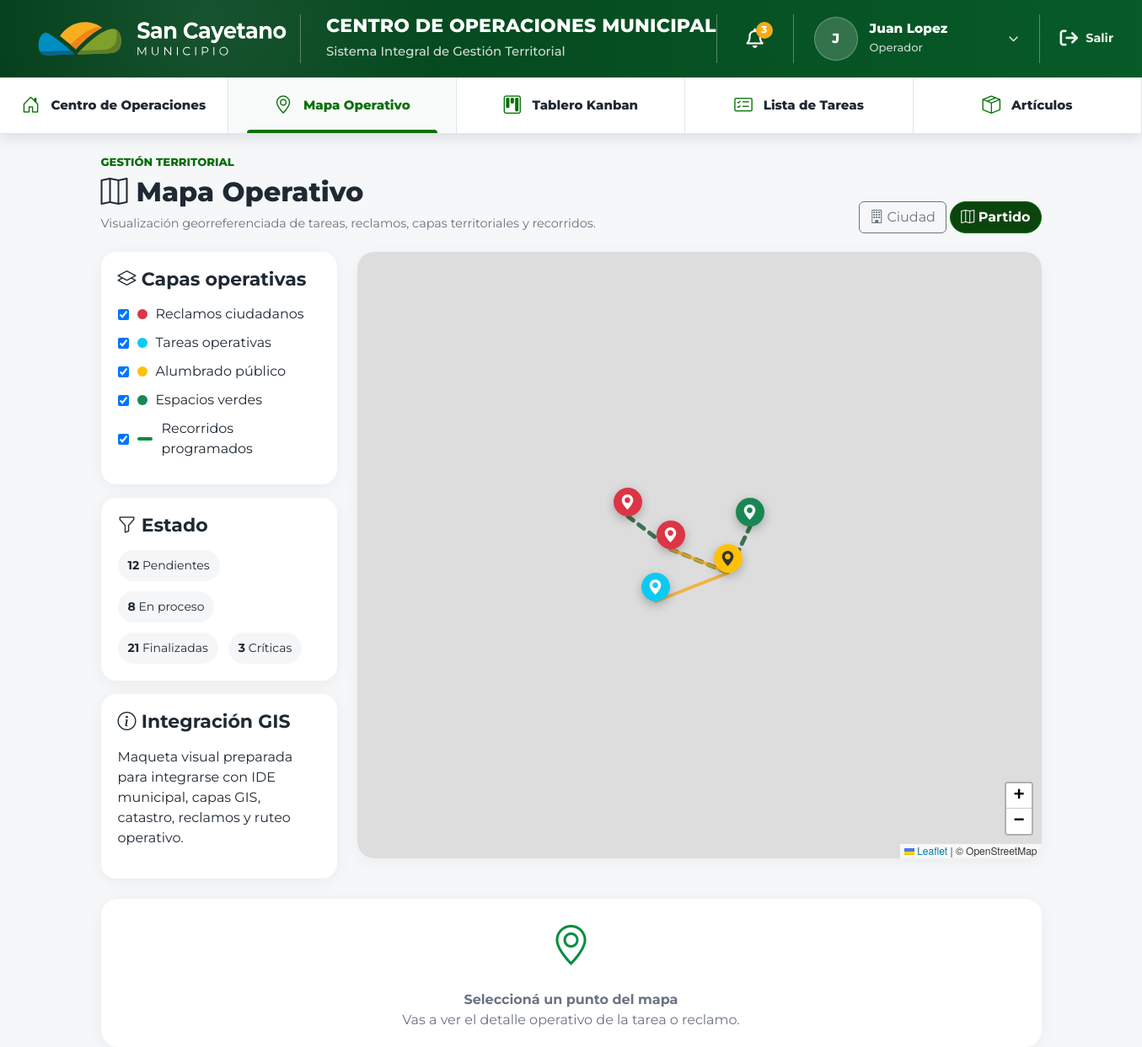
The page /mapa-operativo/ (signed in) on the database its author committed.
### accounts/models.py (models this page shows, shortened)
class User(AbstractUser):
    class Role(models.TextChoices):
        ADMINISTRADOR = 'ADMIN', 'Administrador'
        FUNCIONARIO = 'FUNC', 'Funcionario'
        OPERADOR = 'OPER', 'Operador'
    role = models.CharField(
        max_length=5,
        choices=Role.choices,
        default=Role.OPERADOR,
    )
    def is_administrador(self):
        return self.role == self.Role.ADMINISTRADOR

### dashboard/views.py (the view)
@login_required
def mapa_operativo(request):
    return render(request, "dashboard/mapa_operativo.html")

### templates/dashboard/mapa_operativo.html (shortened to what this page needs)
{% extends 'base.html' %}
{% block content %}
<section class="map-page">
    <div class="page-heading">
        <div>
            <p class="page-eyebrow">Gestión territorial</p>
            <h1 class="page-title">
                <i class="bi bi-map"></i>
                Mapa Operativo
            </h1>
            <p class="page-subtitle">
                Visualización georreferenciada de tareas, reclamos, capas territoriales y recorridos.
            </p>
        </div>
        <div class="map-heading-actions">
            <button type="button" class="btn btn-outline-secondary" id="btnCity">
                <i class="bi bi-building"></i> Ciudad
            </button>
            <button type="button" class="btn btn-primary" id="btnDistrict">
                <i class="bi bi-map"></i> Partido
            </button>
        </div>
    </div>
    <div class="map-layout">
        <aside class="map-sidebar">
            <div class="map-panel">
                <h2>
                    <i class="bi bi-layers"></i>
                    Capas operativas
                </h2>
                <label class="map-layer-check">
                    <input type="checkbox" checked data-layer="reclamos">
                    <span class="layer-dot layer-red"></span>
                    Reclamos ciudadanos
                </label>
                <label class="map-layer-check">
                    <input type="checkbox" checked data-layer="tareas">
                    <span class="layer-dot layer-blue"></span>
                    Tareas operativas
                </label>
                <label class="map-layer-check">
                    <input type="checkbox" checked data-layer="luminarias">
                    <span class="layer-dot layer-yellow"></span>
                    Alumbrado público
                </label>
                <label class="map-layer-check">
                    <input type="checkbox" checked data-layer="verdes">
                    <span class="layer-dot layer-green"></span>
                    Espacios verdes
                </label>
                <label class="map-layer-check">
                    <input type="checkbox" checked data-layer="recorridos">
                    <span class="layer-line"></span>
                    Recorridos programados
                </label>
            </div>
            <div class="map-panel">
                <h2>
                    <i class="bi bi-funnel"></i>
                    Estado
                </h2>
                <div class="map-status-list">
                    <span><strong>12</strong> Pendientes</span>
                    <span><strong>8</strong> En proceso</span>
                    <span><strong>21</strong> Finalizadas</span>
                    <span><strong>3</strong> Críticas</span>
                </div>
            </div>
            <div class="map-panel map-note">
                <h2>
                    <i class="bi bi-info-circle"></i>
                    Integración GIS
                </h2>
                <p>
                    Maqueta visual preparada para integrarse con IDE municipal, capas GIS,
                    catastro, reclamos y ruteo operativo.
                </p>
            </div>
        </aside>
        <div class="map-main-card">
            <div id="operationalMap"></div>
        </div>
        <aside class="map-detail-panel" id="mapDetailPanel">
            <div class="map-detail-empty">
                <i class="bi bi-geo-alt"></i>
                <strong>Seleccioná un punto del mapa</strong>
                <span>Vas a ver el detalle operativo de la tarea o reclamo.</span>
            </div>
        </aside>
    </div>
</section>
{% endblock %}
{% block extra_css %}
<link rel="stylesheet" href="https://unpkg.com/leaflet@1.9.4/dist/leaflet.css">
{% endblock %}

### templates/base.html (shortened to what this page needs)
{% load static %}
<!DOCTYPE html>
<html lang="es">
<head>
    <link href="https://cdn.jsdelivr.net/npm/bootstrap@5.3.0/dist/css/bootstrap.min.css" rel="stylesheet">
    <link rel="stylesheet" href="https://cdnjs.cloudflare.com/ajax/libs/font-awesome/6.4.0/css/all.min.css">
    <link rel="stylesheet" href="https://cdn.jsdelivr.net/npm/bootstrap-icons@1.11.3/font/bootstrap-icons.min.css">
    <link rel="stylesheet" href="{% static 'css/style.css' %}">
    {% block extra_css %}{% endblock %}
</head>
<body class="{% if user.is_authenticated %}authenticated{% endif %}">
{% if user.is_authenticated %}
<header class="municipal-header">
    <div class="municipal-topbar">
        <div class="container-fluid municipal-header-container">
            <a class="municipal-brand" href="{% url 'dashboard' %}">
                <img src="{% static 'img/logo-san-cayetano.svg' %}" alt="San Cayetano Municipio" class="municipal-logo">
            </a>
            <div class="municipal-title">
                <div class="municipal-title-main">Centro de Operaciones Municipal</div>
                <div class="municipal-title-sub">Sistema Integral de Gestión Territorial</div>
            </div>
            <div class="municipal-actions">
                <div class="header-action-group d-none d-md-flex">
                    <button class="notification-btn" type="button" aria-label="Notificaciones">
                        <i class="fa-regular fa-bell"></i>
                        <span class="notification-badge">3</span>
                    </button>
                </div>
                <div class="header-action-group">
                    <button class="user-dropdown-btn" type="button">
                        <span class="user-avatar">
                            {{ user.first_name|default:user.username|slice:":1"|upper }}
                        </span>
                        <span class="user-info d-none d-md-block">
                            <span class="user-name">{{ user.get_full_name|default:user.username }}</span>
                            <span class="user-role">{{ user.get_role_display }}</span>
                        </span>
                        <i class="fa-solid fa-chevron-down user-dropdown-icon d-none d-md-inline"></i>
                    </button>
                </div>
                <div class="header-action-group d-none d-lg-flex">
                    <form action="{% url 'logout' %}" method="post" class="m-0">
                        <button type="submit" class="logout-btn">
                            <i class="fa-solid fa-arrow-right-from-bracket"></i>
                            <span>Salir</span>
                        </button>
                    </form>
                </div>
            </div>
        </div>
    </div>
    <nav class="municipal-nav navbar navbar-expand-lg">
        <div class="container-fluid municipal-header-container">
            <div class="collapse navbar-collapse" id="municipalMenu">
                <ul class="navbar-nav municipal-menu">
                    <li class="nav-item">
                        <a class="nav-link {% if request.resolver_match.url_name == 'dashboard' %}active{% endif %}" href="{% url 'dashboard' %}">
                            <i class="bi bi-house-door"></i>
                            Centro de Operaciones
                        </a>
                    </li>
                    <li class="nav-item">
                        <a class="nav-link {% if request.resolver_match.url_name == 'mapa_operativo' %}active{% endif %}" href="{% url 'mapa_operativo' %}">
                            <i class="bi bi-geo-alt"></i>
                            Mapa Operativo
                        </a>
                    </li>
                    <li class="nav-item">
                        <a class="nav-link {% if request.resolver_match.url_name == 'kanban' %}active{% endif %}" href="{% url 'kanban' %}">
                            <i class="bi bi-kanban"></i>
                            Tablero Kanban
                        </a>
                    </li>
                    <li class="nav-item">
                        <a class="nav-link " href="{% url 'task_list' %}">
                            <i class="bi bi-card-checklist"></i>
                            Lista de Tareas
                        </a>
                    </li>
                    <li class="nav-item">
                        <a class="nav-link " href="{% url 'article_list' %}">
                            <i class="bi bi-box-seam"></i>
                            Artículos
                        </a>
                    </li>
                </ul>
            </div>
        </div>
    </nav>
</header>
{% endif %}
<main class="container mt-4">
    {% block content %}{% endblock %}
</main>
</body>
</html>

### rows shown on the page
User: first_name "J", get_full_name "Juan Lopez", role "Operador"
